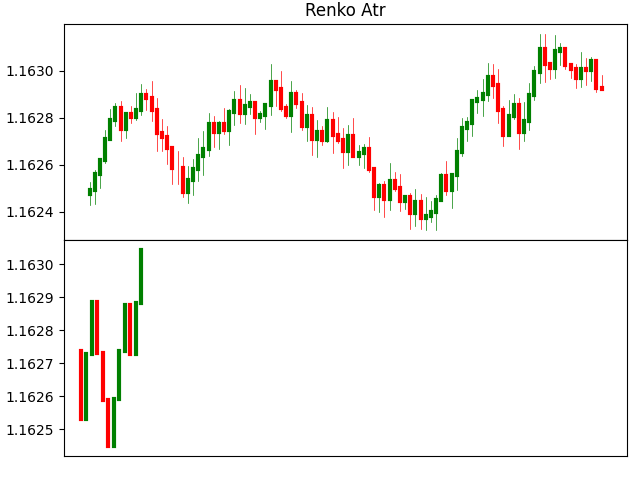

Reproduce this figure in Python.
import matplotlib
matplotlib.use('TkAgg')
import matplotlib.pyplot as plt
from datetime import datetime,timedelta
import numpy as np
import pandas as pd
import random
import indicator as indi

class RENKO_ATR:
    def __init__(self):
        self.n=100
        self.fig=plt.figure()
        self.title='Renko Atr'
        self.calc_type='dict'   #'dict' or 'pandas'
        self.indi=indi

    def set_variables(self):
        variables=['time','open','high','low','close']
        var={i:[] for i in variables}
        return var

    def print_data(self,var):
        print(len(var['time']),var['time'][-1],f"O:{var['open'][-1]:.5f}",f"H:{var['high'][-1]:.5f}"
              f"L:{var['low'][-1]:.5f}",f"C:{var['close'][-1]:.5f}")

    def get_data(self,var):
        for i in range(self.n):
            t=(datetime.now()+timedelta(minutes=i)).strftime('%d-%m-%Y %H:%M:%S')
            var['time'].append(t)

            if len(var['open'])==0:
                var['open'].append(random.uniform(1,1.2))
                up_close=var['open'][-1]*(1+0.0001)
                down_close=var['open'][-1]*(1-0.0001)
                var['close'].append(random.uniform(down_close,up_close))
            else:
                var['open'].append(var['close'][-1])
                up_close=var['open'][-1]*(1+0.0001)
                down_close=var['open'][-1]*(1-0.0001)
                var['close'].append(random.uniform(down_close,up_close))
        
            if var['open'][-1]<var['close'][-1]:
                price1=var['close'][-1]
                price2=var['open'][-1]
            elif var['open'][-1]>var['close'][-1]:
                price1=var['open'][-1]
                price2=var['close'][-1]
            high=random.uniform(price1,price1*(1+0.00007))
            low=random.uniform(price2,price2*(1-0.00007))
            var['high'].append(high)
            var['low'].append(low)

            #RENKO ATR:
            if self.calc_type=='dict':
                self.indi.RenkoAtr_dict(14,var)

            self.print_data(var)
        
        if self.calc_type=='pandas':
            self.indi.RenkoAtr_pandas(14,var)

    def plot_data(self,var):
        self.fig.subplots_adjust(top=0.95,bottom=0.05,right=0.98,left=0.1,hspace=0,wspace=0)
        ax=self.fig.add_gridspec(6,1)
        ax1=self.fig.add_subplot(ax[0:3,:])
        ax2=self.fig.add_subplot(ax[3:6,:])

        ax1.clear()
        ax1.set_xticks([])
        ax1.set_title(self.title)
        fr=100

        for i in range(len(var['time'][-fr:])):
            if var['open'][-fr:][i]>var['close'][-fr:][i]:
                ccolor='r'
            elif var['open'][-fr:][i]<var['close'][-fr:][i]:
                ccolor='g'
            else:
                ccolor='gray'
            ax1.plot([var['time'][-fr:][i]]*2,[var['open'][-fr:][i],var['close'][-fr:][i]],c=ccolor,lw=3)
            ax1.plot([var['time'][-fr:][i]]*2,[var['high'][-fr:][i],var['low'][-fr:][i]],c=ccolor,lw=0.5)

        #plot RENKO ATR:
        ax2.clear()
        ax2.set_xticks([])
        ax2.set_xlim(-1,fr+1)
        if len(var['renko_close']) > 0:
            for i in range(len(var['renko_close'])):
                if var['renko_open'][i]>var['renko_close'][i]:
                    ccolor='r'
                elif var['renko_open'][i]<var['renko_close'][i]:
                    ccolor='g'
                else:
                    ccolor='gray'
                ax2.plot([i+1]*2,[var['renko_open'][i],var['renko_close'][i]],c=ccolor,lw=3)
        else:
            print('no hay ladrillos')

        plt.show()

obj=RENKO_ATR()
var=obj.set_variables()
obj.get_data(var)
obj.plot_data(var)
